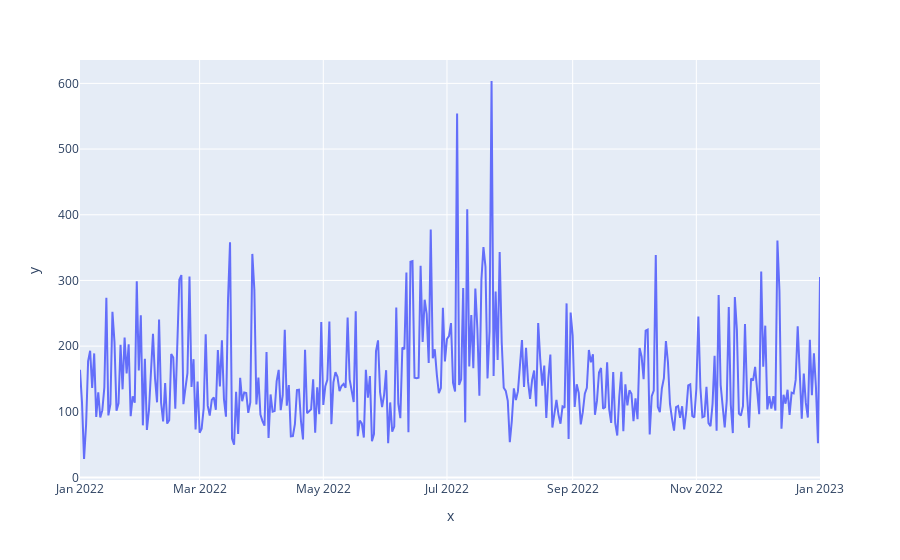

Notebook cell for this chart:
### Code cell
# Interactive visualizations

import plotly.express as px



fig = px.line( y=df_NEO_m_avg, x=df_NEO_m.index)
fig.show()

### Figure 1 — Plotly figure (JSON) as saved in the notebook; plotly's stock layout.template omitted (floating-point values rounded to 4 significant figures; data arrays with more than 128 entries replaced by an {"elided": "..."} marker saying what was removed)
{"data": [{"hovertemplate": "x=%{x}<br>y=%{y}<extra></extra>", "legendgroup": "", "line": {"color": "#636efa", "dash": "solid"}, "marker": {"symbol": "circle"}, "mode": "lines", "name": "", "orientation": "v", "showlegend": false, "type": "scatter", "x": {"elided": "418 str values"}, "xaxis": "x", "y": {"elided": "418 float values"}, "yaxis": "y"}], "layout": {"legend": {"tracegroupgap": 0}, "margin": {"t": 60}, "xaxis": {"anchor": "y", "domain": [0, 1], "title": {"text": "x"}}, "yaxis": {"anchor": "x", "domain": [0, 1], "title": {"text": "y"}}}}
